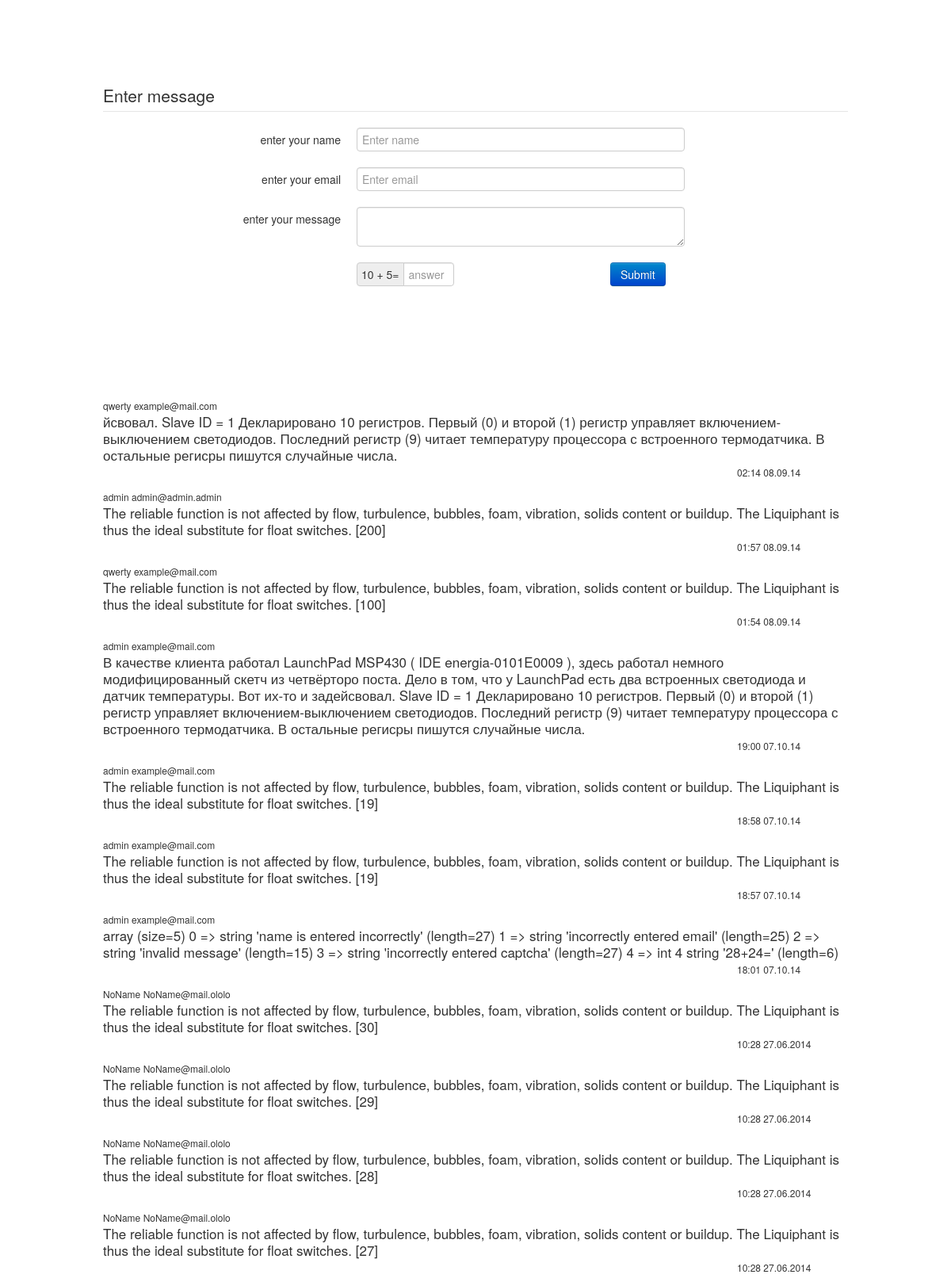
The page / (upper part) on the database its author committed.
### tables this page shows
CREATE TABLE `st_userMessage` (
  `ID` int(10) unsigned NOT NULL AUTO_INCREMENT,
  `name` varchar(50) NOT NULL,
  `email` varchar(50) NOT NULL,
  `message` text NOT NULL,
  `date` varchar(30) NOT NULL,
  PRIMARY KEY (`ID`)
);

### inc/service/autoloaders.php (called while the page is built, shortened)
<?php
spl_autoload_register(function($class){
    $classFileName = "inc/service/" . strtolower($class) . ".php";
    if(file_exists($classFileName)){
        return true;
    }
});
spl_autoload_register( function($class){
    $controllerFlag = strpos($class, "Controller");
    if($controllerFlag === false){
        return false;
    }
    $controllerName = str_replace("controller", "", strtolower($class));
    $controllerFileName="inc/controllers/" . $controllerName . ".php";
    if(file_exists($controllerFileName)){
        return true;
    }
} );
spl_autoload_register(function ($class) {
    $modelFlag = strpos($class, 'Model');
    $modelName = str_replace('model', '', strtolower($class));
    $modelFileName = 'inc/models/' . $modelName . '.php';
    if (file_exists($modelFileName)) {
        return true;
    }
});

### inc/service/view.php (called while the page is built, shortened)
<?php
class View
{
    public function renderPartial($name, $data = array())
    {
        require("inc/views/header.php");
        require("inc/views/" . $name . ".php");
        require("inc/views/messages.php");
        require("inc/views/footer.php");
    }
}

### inc/controllers/main.php (called while the page is built, shortened)
<?php
class MainController extends Controller
{
    private $form;
    private $messages;
    public function __construct()
    {
        $this->form = new GuestbookModel();
        $this->messages = new MessageModel();
    }
    public function indexAction()
    {
        $formData = array();
        if(!$validate){
            $formData["errors"] = $this->form->getErrors();
        }else{
            $this->messages->putMessage();
            header('Location: '.$_SERVER['REQUEST_URI']);
            exit();
        }
        $captcha = CaptchaController::getCaptcha();
        $formData["captcha"] = $captcha;
        $formData["messages"] = $this->messages->getMessages();
        $this->view->renderPartial("main", $formData);
    }
}

### index.php (called while the page is built, shortened)
<?php
new App();

### inc/controllers/captcha.php (called while the page is built, shortened)
<?php
class CaptchaController
{
    public static function getCaptcha()
    {
        $a = rand(10, 18);
        $b = rand(1, 9);
        $symbol = (rand(0, 1)) ? "+" : "-";
        switch ($symbol){
            case "+":
                $ans = $a + $b;
                $captchaText = "$a + $b" . "=";
                break;
        }
        return $captchaText;
    }
}

### inc/models/message.php (called while the page is built, shortened)
<?php
class MessageModel extends Model
{
    public function getMessages()
    {
        $query = Model::$dbc->query("SELECT * FROM st_userMessage");
        $messages = $query->fetchAll(PDO::FETCH_ASSOC);
        $messages = array_reverse($messages);
        return $messages;
    }
}

### inc/views/messages.php (the view)
<?php
foreach($messages as $value){
    echo "<div class='row'><div class='span12'><p class='pMessage'>
    <span class='nameEmail'> $value[name] $value[email] </span></br>
    <span class='messages'> $value[message] </span></br>
    <span class='date'> $value[date] </span></p></div></div>";
}

### inc/service/app.php (shortened to what this page needs)
<?php
class App
{
    public function __construct()
    {
        $url = (isset($_GET["url"])) ? trim($_GET["url"]) : APP_DEFAULT_CONTROLLER;
        $urlParts = explode("/", rtrim($url, "/"));
        $actionParams = array_slice($urlParts, 2);
        $controller = new $controllerName;
        $actionName = (isset($urlParts[1])) ? $urlParts[1]."Action" : "indexAction";
        if(method_exists($controller, $actionName)){
            call_user_func(array($controller, $actionName), $actionParams);
        }else{
            throw new Exception("Action not found");
        }
    }
}

### inc/views/header.php (shortened to what this page needs)
<!DOCTYPE html>
<html lang="en">
<head>
    <link href="./css/bootstrap.css" rel="stylesheet" type="text/css" />
    <link href="./css/style.css" rel="stylesheet" type="text/css" />
</head>
<body>
<div class="container">
    <div id="header">
    </div>

### inc/views/main.php (shortened to what this page needs)
<form class="form-horizontal" method="post">
    <fieldset>
        <legend>Enter message</legend>
        <div class="row">
            <div class="span12">
                <div class="center">
                    <div class="control-group">
                        <label class="control-label" for="name">enter your name</label>
                        <div class="controls">
                            <input id="name" name="name" type="text" placeholder="Enter name" class="input-xlarge">
                        </div>
                    </div>
                </div>
            </div>
        </div>
        <div class="row">
            <div class="span12">
                <div class="center">
                    <div class="control-group">
                        <label class="control-label" for="email">enter your email</label>
                        <div class="controls">
                            <input id="email" name="email" type="text" placeholder="Enter email" class="input-xlarge">
                        </div>
                    </div>
                </div>
            </div>
        </div>
        <div class="row">
            <div class="span12">
                <div class="center">
                    <div class="control-group">
                        <label class="control-label" for="message">enter your message</label>
                        <div class="controls">
                            <textarea id="message" name="message"></textarea>
                        </div>
                    </div>
                </div>
            </div>
        </div>
        <div class="row">
            <div class="span4">
                <div id="capt">
                    <div class="control-group">
                        <label class="control-label" for="captcha"></label>
                        <div class="controls">
                            <div class="input-prepend">
                                <span class="add-on"><?php echo $captcha ?></span>
                                <input id="captcha" name="captcha" class="input-large" placeholder="answer" type="text">
                            </div>
                        </div>
                    </div>
                </div>
            </div>
            <div class="span5">
                <div id="ok">
                    <div class="control-group">
                        <label class="control-label" for="ok"></label>
                        <div class="controls">
                            <input type="submit" name="ok" class="btn btn-primary" >
                        </div>
                    </div>
                </div>
            </div>
        </div>
    </fieldset>
    <div class="row">
        <div class="span12">
            <div id="errors">
            </div>
        </div>
    </div>
</form>

### inc/views/footer.php
</div>
</body>

### css/style.css (style rules this page uses)
#name, #email, #message { width: 400px; }
.control-label { width: 100px; }
.center { margin: 0 140px; }
#header { height: 100px; }
#captcha { width: 50px; }
#capt { margin-left: 140px; }
#ok { margin-left: 140px; }
#errors { height: 100px; margin: auto; text-align: center; }
.nameEmail { text-align: left; font-weight: normal; font-size: 12px; padding-bottom: 5px; }
.messages { text-align: justify; font-weight: normal; font-size: 17px; }
.date { text-align: right; font-weight: normal; font-size: 12px; padding-left: 800px; padding-top: 5px; }

### rows shown on the page
st_usermessage: name "qwerty", email "example@mail.com", message "йсвовал. Slave ID = 1 Декларировано 10 регистров. Первый (0) и второй (1) регистр управляет включением-выключением светодиодов. Последний регистр (9) читает температуру процессора с встроенного термодатчика. В остальные регисры пишутся случайные числа.", date "02:14 08.09.14"
st_usermessage: name "admin", email "admin@admin.admin", message "The reliable function is not affected by flow, turbulence, bubbles, foam, vibration, solids content or buildup. The Liquiphant is thus the ideal substitute for float switches. [200]", date "01:57 08.09.14"
st_usermessage: name "qwerty", email "example@mail.com", message "The reliable function is not affected by flow, turbulence, bubbles, foam, vibration, solids content or buildup. The Liquiphant is thus the ideal substitute for float switches. [100]", date "01:54 08.09.14"
st_usermessage: name "admin", email "example@mail.com", message "В качестве клиента работал LaunchPad MSP430 ( IDE energia-0101E0009 ), здесь работал немного модифицированный скетч из четвёрторо поста. Дело в том, что у LaunchPad есть два встроенных светодиода и датчик температуры. Вот их-то и задейсвовал. Slave ID = 1 Декларировано 10 регистров. Первый (0) и второй (1) регистр управляет включением-выключением светодиодов. Последний регистр (9) читает температуру процессора с встроенного термодатчика. В остальные регисры пишутся случайные числа.", date "19:00 07.10.14"
st_usermessage: name "admin", email "example@mail.com", message "The reliable function is not affected by flow, turbulence, bubbles, foam, vibration, solids content or buildup. The Liquiphant is thus the ideal substitute for float switches. [19]", date "18:58 07.10.14"
st_usermessage: name "admin", email "example@mail.com", message "The reliable function is not affected by flow, turbulence, bubbles, foam, vibration, solids content or buildup. The Liquiphant is thus the ideal substitute for float switches. [19]", date "18:57 07.10.14"
st_usermessage: name "admin", email "example@mail.com", message "array (size=5) 0 => string 'name is entered incorrectly' (length=27) 1 => string 'incorrectly entered email' (length=25) 2 => string 'invalid message' (length=15) 3 => string 'incorrectly entered captcha' (length=27) 4 => int 4 string '28+24=' (length=6)", date "18:01 07.10.14"
st_usermessage: name "NoName", email "NoName@mail.ololo", message "The reliable function is not affected by flow, turbulence, bubbles, foam, vibration, solids content or buildup. The Liquiphant is thus the ideal substitute for float switches. [30]", date "10:28 27.06.2014"
st_usermessage: name "NoName", email "NoName@mail.ololo", message "The reliable function is not affected by flow, turbulence, bubbles, foam, vibration, solids content or buildup. The Liquiphant is thus the ideal substitute for float switches. [29]", date "10:28 27.06.2014"
st_usermessage: name "NoName", email "NoName@mail.ololo", message "The reliable function is not affected by flow, turbulence, bubbles, foam, vibration, solids content or buildup. The Liquiphant is thus the ideal substitute for float switches. [28]", date "10:28 27.06.2014"
st_usermessage: name "NoName", email "NoName@mail.ololo", message "The reliable function is not affected by flow, turbulence, bubbles, foam, vibration, solids content or buildup. The Liquiphant is thus the ideal substitute for float switches. [27]", date "10:28 27.06.2014"

### other values the page prints
$captcha "10 + 5="
